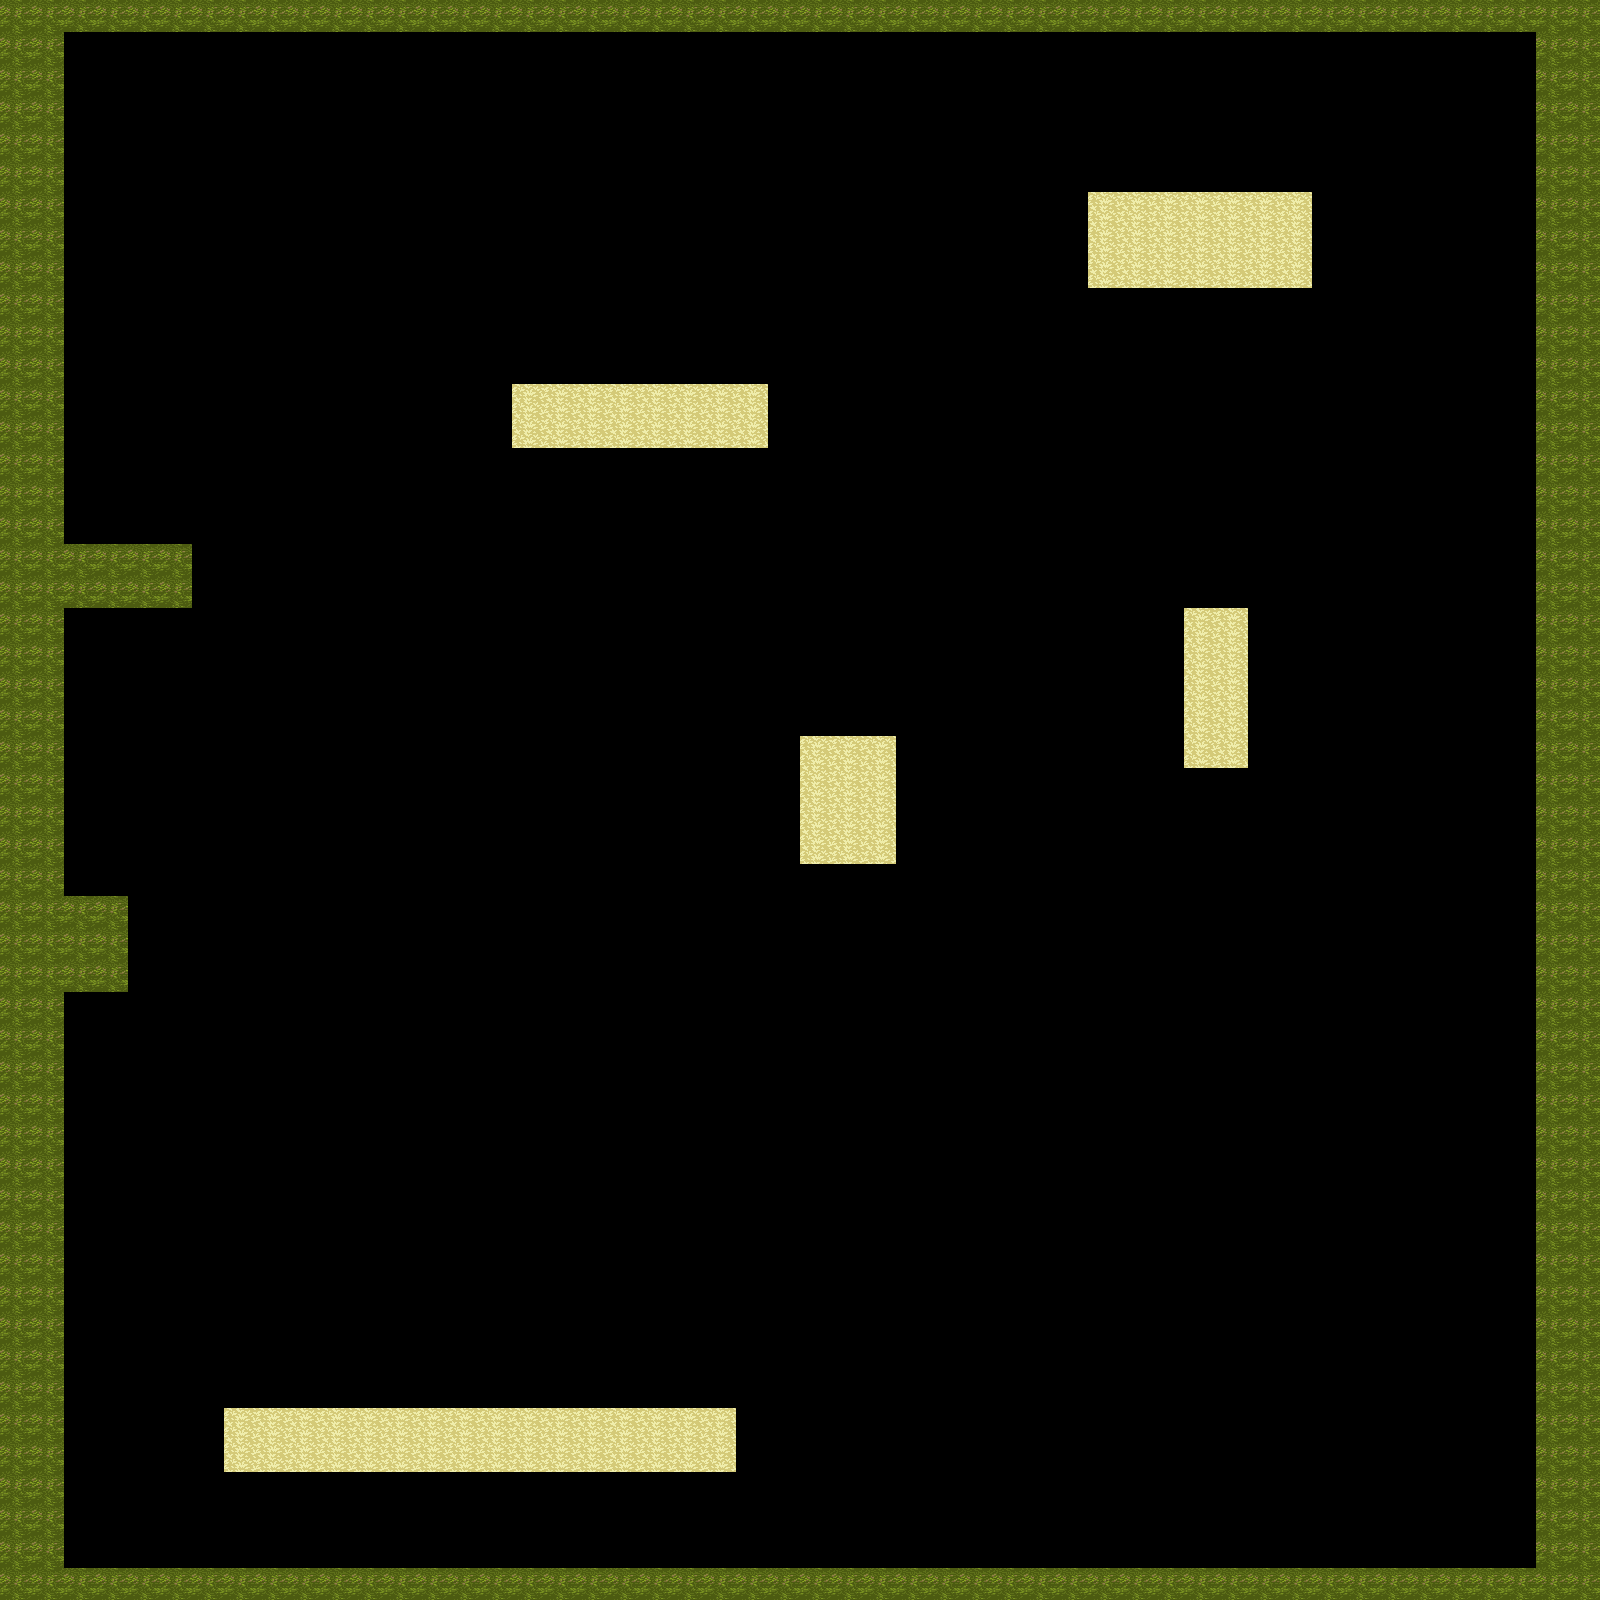

Below is a game level as drawn by its tile map, then a one-line description and the .tmx that defines it (tile-layer data replaced by summaries):
An orthogonal 50x50 tile map with 32x32 px tiles, 1 tile layer (Tile Layer 2), 2 hidden layers not drawn.

<map version="1.10" tiledversion="1.10.1" orientation="orthogonal" renderorder="right-down" width="50" height="50" tilewidth="32" tileheight="32" infinite="0" nextlayerid="4" nextobjectid="1">
 <tileset firstgid="1" source="demo2_tileset.tsx" />
 <layer id="3" name="collider" width="50" height="50" visible="0">
  <data>[2500 cells, 397 non-empty, 1 distinct tile ids]</data>
 </layer>
 <layer id="1" name="Tile Layer 1" width="50" height="50" visible="0">
  <properties>
   <property name="Z" type="float" value="0" />
  </properties>
  <data>[2500 cells, 2500 non-empty, 1 distinct tile ids]</data>
 </layer>
 <layer id="2" name="Tile Layer 2" width="50" height="50">
  <properties>
   <property name="Z" type="float" value="1" />
  </properties>
  <data>[2500 cells, 397 non-empty, 2 distinct tile ids]</data>
 </layer>
</map>
